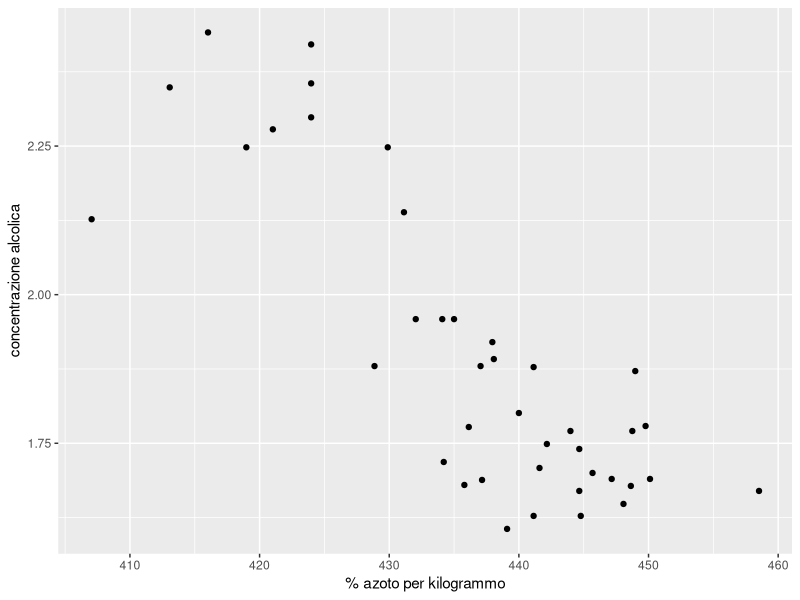
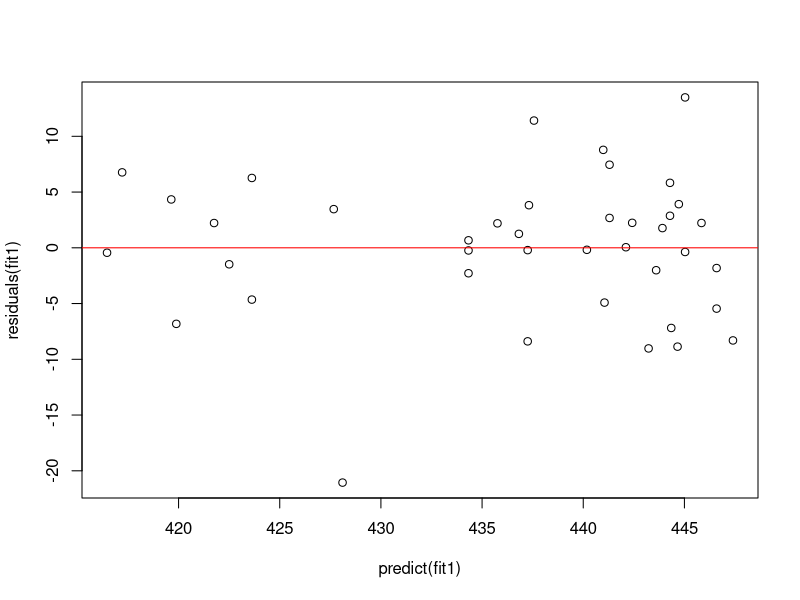
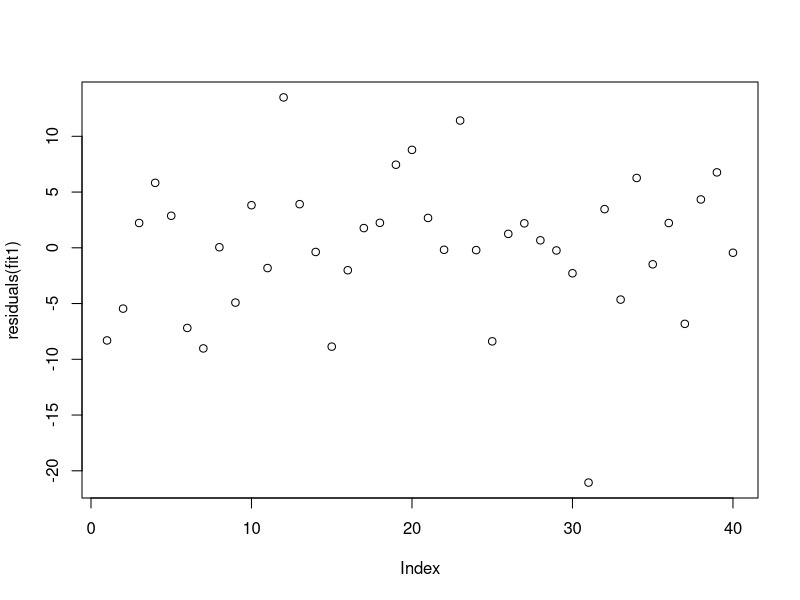
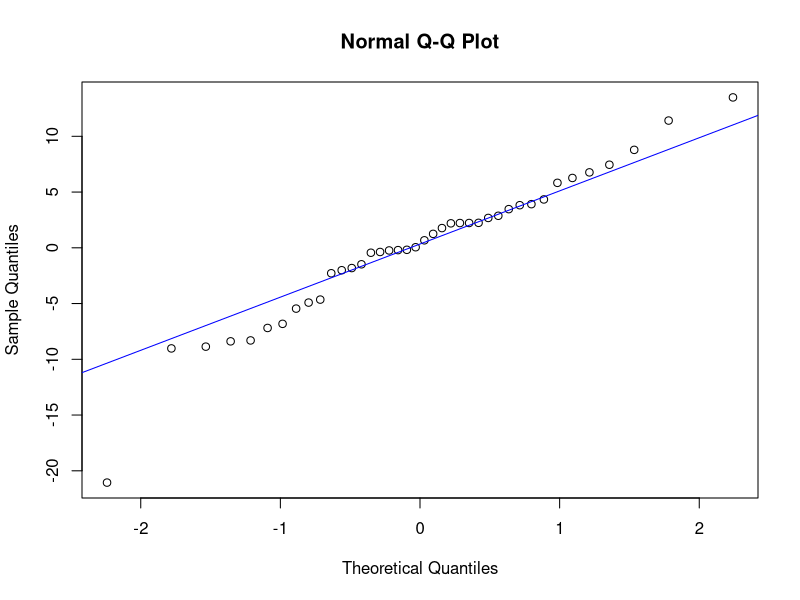
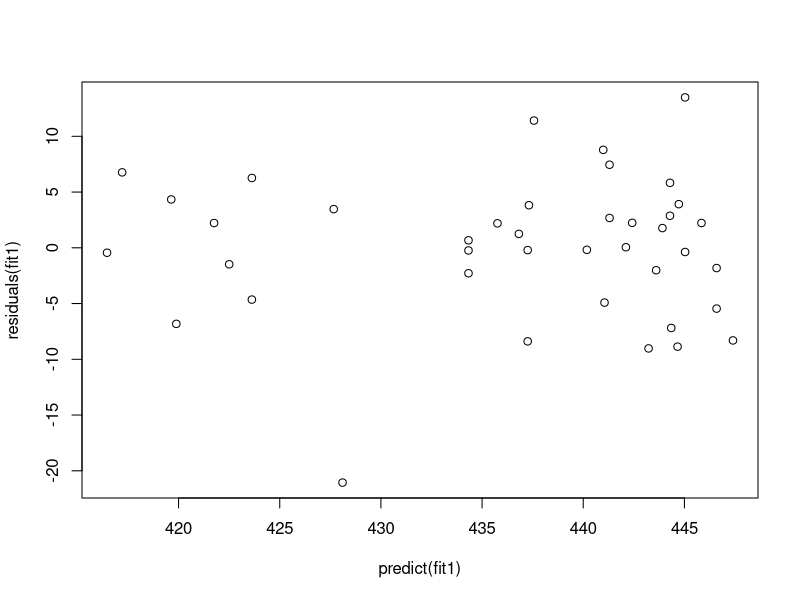
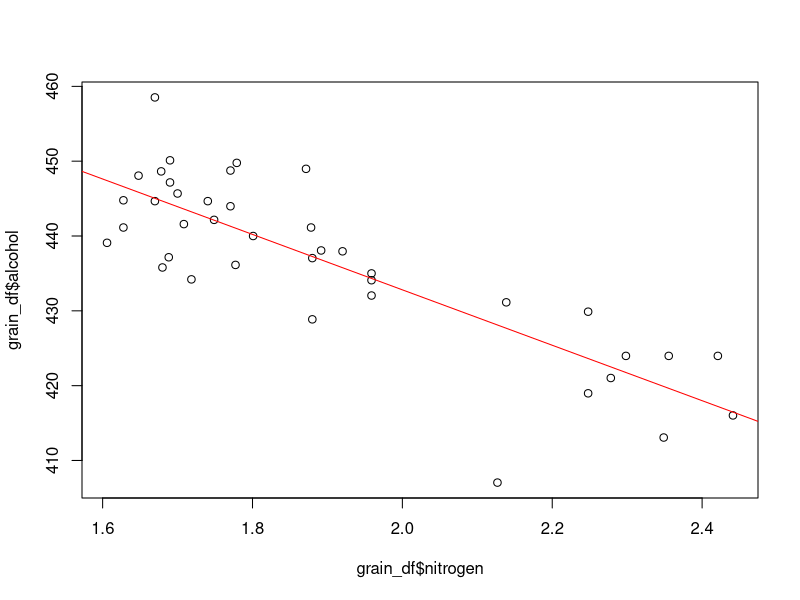
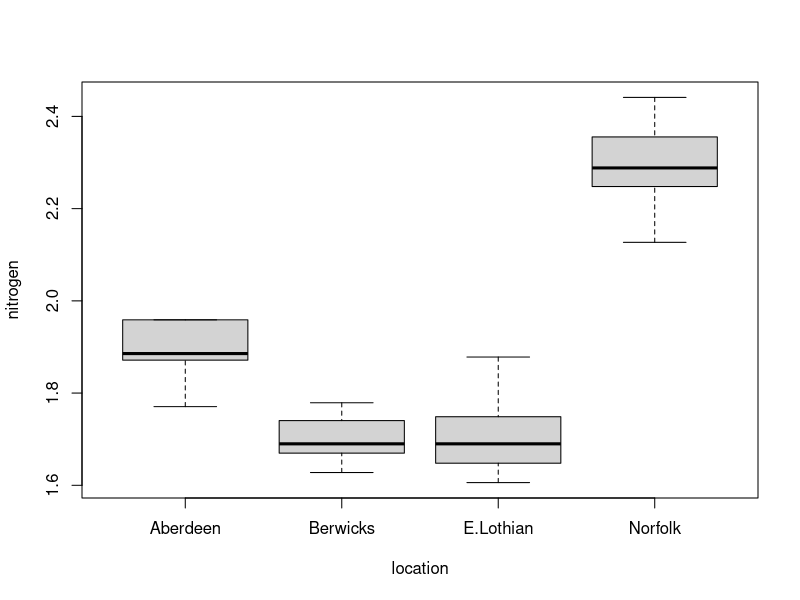

These charts were generated, in order, by the following R code:
## ---- chunk 1
grain_df <- read.csv('data/grains.dat', sep = ' ', header = TRUE)
head(grain_df)
## ---- chunk 2
#plot(grain_df$alcohol ~ grain_df$nitrogen)
library(ggplot2)
qplot(
  alcohol,
  nitrogen,
  data = grain_df,
  xlab = "% azoto per kilogrammo",
  ylab = "concentrazione alcolica"
)
## ---- chunk 3
fit1 <- lm(alcohol ~ nitrogen, data = grain_df)
coef(fit1)
## ---- chunk 4
confint(fit1, level = .99)
## ---- chunk 5
plot(predict(fit1), residuals(fit1))
abline(h = 0, col = 'red')
## ---- chunk 6
plot(residuals(fit1))
## ---- chunk 7
qqnorm(residuals(fit1))
qqline(residuals(fit1), col = 'blue')
## ---- chunk 8
plot(predict(fit1), residuals(fit1))
## ---- chunk 9
plot(grain_df$alcohol ~ grain_df$nitrogen)
abline(fit1$coefficients[[1]], fit1$coefficients[[2]], col = 'red')
## ---- chunk 10
summary(lm(alcohol ~ location, data = grain_df))
## ---- chunk 11
fit2 <- lm(alcohol ~ nitrogen + location, data = grain_df)
summary(fit2)
## ---- chunk 12
anova(fit1, fit2)
## ---- chunk 13
boxplot(nitrogen ~ location, data = grain_df)
## ---- chunk 14
predict(
  fit1,
  newdata = data.frame(
    "nitrogen" = c(1.9, 2.7)
  )
)
## ---- chunk 15
conf_int <- predict(
  fit1,
  newdata = data.frame(
    "nitrogen" = c(1.9, 2.7)
  ),
  interval = "confidence",
  level = .95
)

conf_int[, 3] - conf_int[, 1]
## ---- chunk 16
pred_int <- predict(
  fit1,
  newdata = data.frame(
    "nitrogen" = c(1.9, 2.7)
  ),
  interval = "prediction",
  level = .95
)

pred_int[, 2]
pred_int[, 3]
